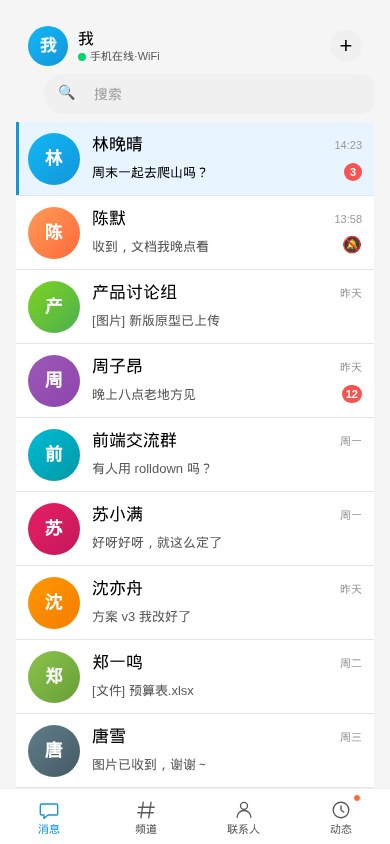
#> input picture docs/tgqq/fixtures/shots/mobile.jpg, 390 x 844 px; the run also reads 1 picture not shown here
$ python _sample2.py
#> lines starting #> are read from the running program, lines starting #| are printed output that depends on the picture; after the words box and inside, x2 and y2 are one past the last pixel; in counts of white or black regions, pixels touching at a corner belong together
import numpy as np
from PIL import Image

def load(f):
#> called with f = 'mobile.jpg'
    return np.array(Image.open(f).convert("RGB")).astype(int), Image.open(f).size
def avg(a,x0,y0,x1,y1):
    return tuple(a[y0:y1,x0:x1].reshape(-1,3).mean(0).round(0).astype(int))
def colrun(a, x, y0, y1, pred):
    ys=[y for y in range(y0,y1) if pred(a[y,x])]
    return (ys[0],ys[-1],len(ys)) if ys else None
def rowrun(a, y, x0, x1, pred):
    xs=[x for x in range(x0,x1) if pred(a[y,x])]
    return (xs[0],xs[-1],len(xs)) if xs else None
def is_graycap(p):
    r,g,b=p; return abs(r-g)<10 and abs(g-b)<10 and 225<=r<=250
def is_blue(p):
    r,g,b=p; return b>120 and b>r+25 and b>=g-15
def is_tint(p):
    r,g,b=p; return b>200 and g>215 and r>170 and b>=r and g>=r  # light blue selected-row
def is_dark(p):
    r,g,b=p; return r<95 and g<95 and b<95

print("===== MOBILE search capsule + header + rows =====")
a,(w,h)=load("mobile.jpg")
#> w = 390; h = 844
# search capsule: scan center column x=195 for graycap run
cx=195
run=colrun(a,cx,40,140,is_graycap)
#> in is_graycap, `r, g, b = p`: r = 245
#> in colrun, `ys=[y for y in range(y0,y1) if pred(a[y,x])]`: ys = 84 values from 40 to 123
#> run = (40, 123, 84)
print(" search capsule vertical run @x=195:",run)
#|  search capsule vertical run @x=195: (40, 123, 84)
if run:
    yc=(run[0]+run[1])//2
#> yc = 81
    rr=rowrun(a,yc,20,370,is_graycap)
#> in rowrun, `xs=[x for x in range(x0,x1) if pred(a[y,x])]`: xs = 350 values from 20 to 369
#> rr = (20, 369, 350)
    print(" search capsule height:",run[1]-run[0]," width x:",rr)
#|  search capsule height: 83  width x: (20, 369, 350)
# header blue avatar + green dot
print(" header avatar @(38,45):",avg(a,30,38,50,55))
#|  header avatar @(38,45): (76, 190, 235)
print(" header green dot @(66,58):",avg(a,60,52,74,66))
#|  header green dot @(66,58): (195, 226, 239)
print(" + sign dark @(360,46):",avg(a,352,38,368,56))
#|  + sign dark @(360,46): (242, 242, 242)
# selected row tint + left bar
print(" selected-row tint @(30,180):",avg(a,20,160,120,210))
#|  selected-row tint @(30,180): (192, 225, 241)
lb=colrun(a,1,150,215,is_blue)
#> in is_blue, `r, g, b = p`: r = 245
print(" left 3px blue-bar run @x=1:",lb, " color@(0,180):",avg(a,0,175,3,185))
#|  left 3px blue-bar run @x=1: None  color@(0,180): (245, 245, 245)
# row height: detect avatar column x=40 gray/tint boundaries
print(" conv-row1 avatar @(40,170):",avg(a,28,150,52,176))
#|  conv-row1 avatar @(40,170): (54, 182, 234)
# unread red badge location
red=(a[:,:,0]>165)&(a[:,:,1]<115)&(a[:,:,2]<115)&(a[:,:,0]>a[:,:,1]+50)&(a[:,:,0]>a[:,:,2]+50)
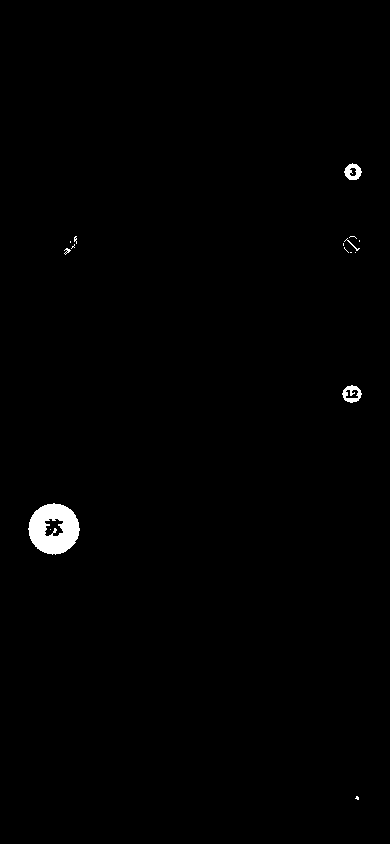
#> red: shape (844, 390) bool; 0.71% white; 16 white regions (11 under 20 px), largest, box (x1, y1, x2, y2) and area: (28, 503, 80, 555) 1832, (342, 385, 362, 403) 196, (344, 163, 362, 180) 186, (344, 238, 360, 251) 29, (64, 248, 71, 255) 21
ys,xs=np.where(red)
#> ys = 2322 values from 163 to 799; xs = 2322 values, max 361 at index 93, min 28 at index 1341, mean 110.9
if len(xs): print(" RED pixels bbox: y",ys.min(),"-",ys.max()," x",xs.min(),"-",xs.max()," n=",len(xs))
#|  RED pixels bbox: y 163 - 799  x 28 - 361  n= 2322

print("\n===== CHANNELS header/search/cards =====")
a,(w,h)=load("channels-tab.jpg"); a=a[:,:360]
#> call 2 of load, with f = 'channels-tab.jpg'
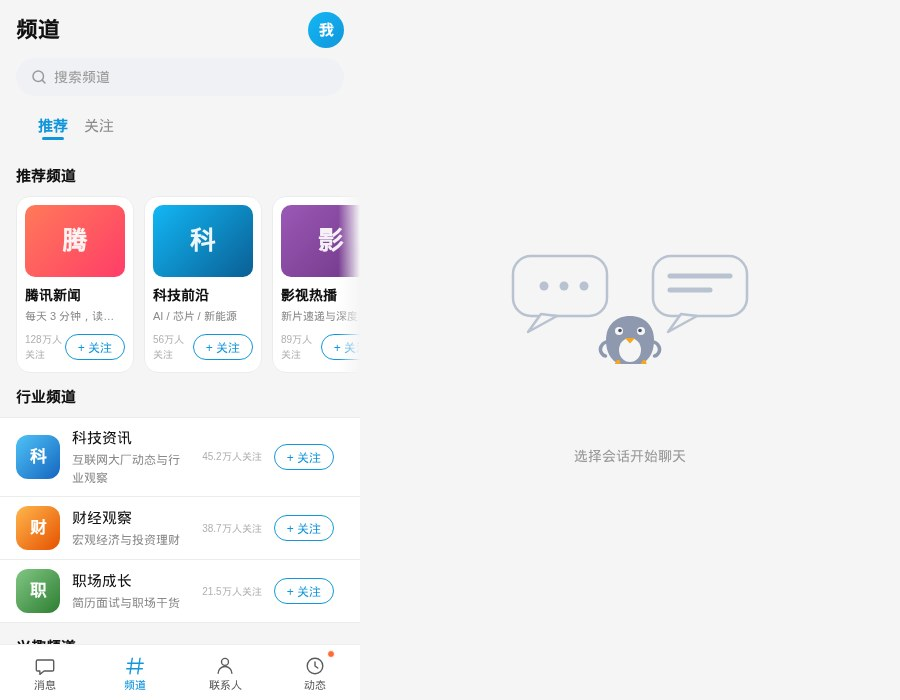
#> input picture docs/tgqq/fixtures/shots/channels-tab.jpg, 900 x 700 px
#> after `a, (w, h) = load('channels-tab.jpg')`: w = 900; h = 700
#> after `a = a[:, :360]`:
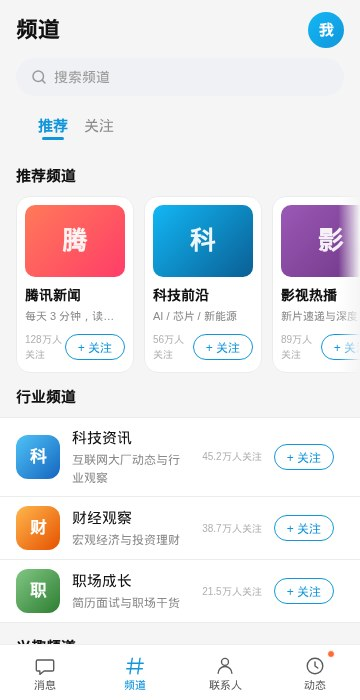
#> a: shape (700, 360, 3) int64; mean R, G, B 231.6, 231.4, 234.6
print(" header avatar @(38,36):",avg(a,30,28,50,46))
#|  header avatar @(38,36): (164, 164, 164)
print(" header title text @(90,36):",avg(a,80,28,160,46))
#|  header title text @(90,36): (245, 245, 245)
run=colrun(a,180,40,140,is_graycap); print(" search capsule run @x=180:",run)
#> after `run = colrun(a, 180, 40, 140, is_graycap)`: run = (40, 139, 100)
#|  search capsule run @x=180: (40, 139, 100)
if run:
    yc=(run[0]+run[1])//2; rr=rowrun(a,yc,20,340,is_graycap); print("  capsule h/bbox:",run[1]-run[0],rr)
#> after `yc = (run[0] + run[1]) // 2`: yc = 89
#> after `rr = rowrun(a, yc, 20, 340, is_graycap)`: rr = (20, 339, 320)
#|   capsule h/bbox: 99 (20, 339, 320)
# recommended cards gradient + 关注 button: scan for blue on right side y144-240
blue=(a[:,:,2]>120)&(a[:,:,2]>a[:,:,0]+25)&(a[:,:,2]>=a[:,:,1]-15)
#> blue: shape (700, 360) bool; 6.1% white; 41 white regions (10 under 20 px), largest, box (x1, y1, x2, y2) and area: (152, 204, 254, 278) 7372, (16, 434, 60, 480) 1846, (282, 207, 343, 271) 1155
print(" 关注 blue btn at y200 right @(320,200):",avg(a,300,190,340,212))
#|  关注 blue btn at y200 right @(320,200): (215, 195, 223)
# group list follow buttons blue at y384-456
print(" group follow btn @(320,420):",avg(a,300,408,345,432))
#|  group follow btn @(320,420): (250, 250, 250)

print("\n===== CONTACTS header/search/badge/green/index =====")
a,(w,h)=load("contacts-tab.jpg"); a=a[:,:360]
print(" header avatar @(38,36):",avg(a,30,28,50,46))
#|  header avatar @(38,36): (171, 171, 171)
red=(a[:,:,0]>165)&(a[:,:,1]<115)&(a[:,:,2]<115)&(a[:,:,0]>a[:,:,1]+50)&(a[:,:,2]>a[:,:,0]-200)
#> red: shape (700, 360) bool; 0.59% white; 19 white regions (17 under 20 px), largest, box (x1, y1, x2, y2) and area: (16, 384, 60, 428) 1243, (316, 168, 334, 186) 203
ys,xs=np.where(red)
#> ys = 1498 values from 168 to 655; xs = 1498 values, max 333 at index 102, min 16 at index 771, mean 78.03
if len(xs): print(" RED badge bbox: y",ys.min(),"-",ys.max()," x",xs.min(),"-",xs.max()," n=",len(xs), " sample@(min):",avg(a,max(0,xs.min()-4),max(0,ys.min()-4),xs.min()+6,ys.min()+6))
#|  RED badge bbox: y 168 - 655  x 16 - 333  n= 1498  sample@(min): (251, 208, 181)
green=(a[:,:,1]>130)&(a[:,:,1]>a[:,:,0]+25)&(a[:,:,1]>a[:,:,2]+15)
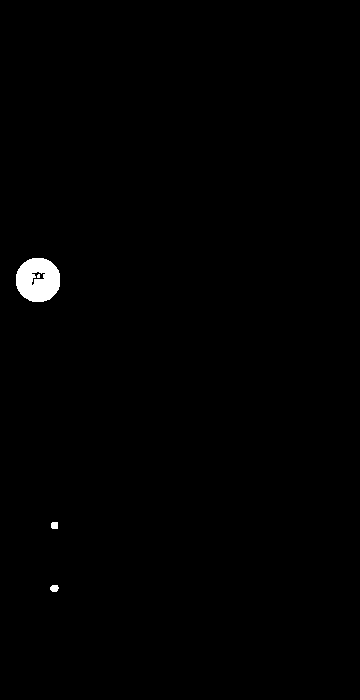
#> green: shape (700, 360) bool; 0.64% white; 4 white regions (1 under 20 px), largest, box (x1, y1, x2, y2) and area: (16, 258, 60, 302) 1505, (50, 585, 59, 592) 51, (51, 522, 58, 529) 47
ys,xs=np.where(green)
#> ys = 1614 values from 258 to 591; xs = 1614 values, max 59 at index 505, min 16 at index 506, mean 38.61
if len(xs): print(" GREEN online dot bbox: y",ys.min(),"-",ys.max()," x",xs.min(),"-",xs.max()," n=",len(xs))
#|  GREEN online dot bbox: y 258 - 591  x 16 - 59  n= 1614
# A-Z index: right column x=350 dark/gray text vertical
idxcol=a[40:680,348:358]
print(" A-Z index col x=348..358 non-white px:",int(((idxcol.mean(2)<240).sum())))
#|  A-Z index col x=348..358 non-white px: 673

print("\n===== DYNAMICS header/camera/9grid/actions =====")
a,(w,h)=load("dynamics-tab.jpg"); a=a[:,:360]
#> call 4 of load, with f = 'dynamics-tab.jpg'
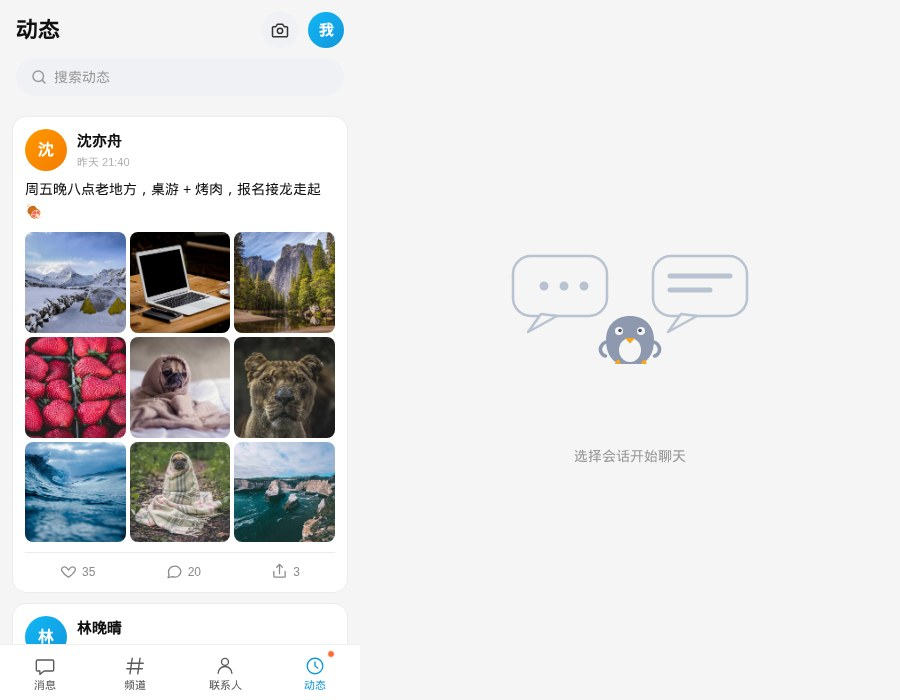
#> input picture docs/tgqq/fixtures/shots/dynamics-tab.jpg, 900 x 700 px
print(" header avatar @(38,36):",avg(a,30,28,50,46))
#|  header avatar @(38,36): (175, 175, 175)
print(" camera btn @(330,36):",avg(a,318,28,342,50))
#|  camera btn @(330,36): (92, 188, 231)
# 9-grid: locate photo region. sample 3x3 over y216-528 x20-340
gy0,gy1,gx0,gx1=216,528,20,340
print(" 9-grid cell-center colors:")
for ry in range(3):
    rowc=[]
    for rx in range(3):
        cy=gy0+(ry+0.5)*(gy1-gy0)/3; cx=gx0+(rx+0.5)*(gx1-gx0)/3
        cy,cx=int(cy),int(cx)
        rowc.append(avg(a,cx-18,cy-18,cx+18,cy+18))
    print("  ",rowc)
#> this loop made 3 passes
#|    [(145, 66, 83), (128, 111, 111), (92, 80, 63)]
#|    [(109, 159, 195), (147, 141, 128), (144, 162, 176)]
# like/comment/share action row: below grid y~540
print(" actions @(60,540):",avg(a,30,532,120,556)," @(180,540):",avg(a,150,532,250,556))
#|  actions @(60,540): (174, 196, 209)  @(180,540): (188, 187, 186)

print("\n===== GROUPCHAT top/name/bubbles/read =====")
a,(w,h)=load("group-chat.jpg")
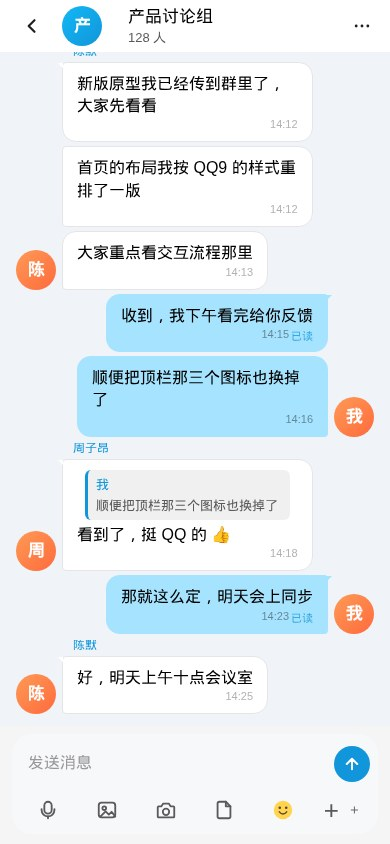
#> input picture docs/tgqq/fixtures/shots/group-chat.jpg, 390 x 844 px
#> a: shape (844, 390, 3) int64
#> w = 390; h = 844
print(" top bar @(0,20,390,48) avg:",avg(a,0,8,390,48))
#|  top bar @(0,20,390,48) avg: (230, 240, 245)
print(" title name externalized @(170,22):",avg(a,120,14,260,34))
#|  title name externalized @(170,22): (233, 233, 233)
# no mask: center screen should be light
print(" center @(195,420):",avg(a,170,400,220,440))
#|  center @(195,420): (172, 228, 254)
# blue bubbles region
blue=(a[:,:,2]>120)&(a[:,:,2]>a[:,:,0]+25)&(a[:,:,2]>=a[:,:,1]-15)
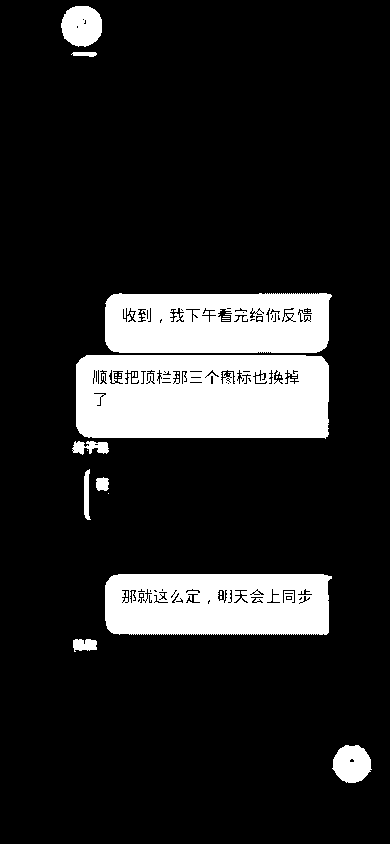
#> blue: shape (844, 390) bool; 14.8% white; 36 white regions (26 under 20 px), largest, box (x1, y1, x2, y2) and area: (76, 355, 329, 439) 19860, (105, 574, 332, 635) 12743, (105, 293, 332, 353) 12352
ys,xs=np.where(blue)
if len(xs): print(" BLUE (bubbles) bbox: y",ys.min(),"-",ys.max()," x",xs.min(),"-",xs.max())
#|  BLUE (bubbles) bbox: y 6 - 782  x 61 - 371
# read receipts small blue near y380-420 right
print(" read receipt area @(300,400):",avg(a,270,388,360,412))
#|  read receipt area @(300,400): (194, 220, 231)
